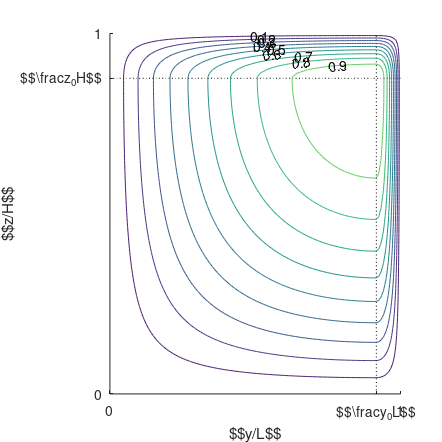

The MATLAB source for this figure:
function displayPsi(y0,z0)
%UNTITLED2 Summary of this function goes here
%   Detailed explanation goes here
textwidth = 16.06;
close all;

H = 1;
L = 1;
PSI = 1;

if nargin < 2
    y0 = 11/12;
    z0 = 3.5/4;
end

ytick = [0 y0 1];
ztick = [0 z0 1];
yticklab = {'0','$$\frac{y_0}{L}$$','1'};
zticklab = {'0','$$\frac{z_0}{H}$$','1'};

y = linspace(0,1,120);
z = linspace(0,1,100);
[Y,Z] = meshgrid(y,z);
Psi = psi(Y,Z);

% fig = figure('units','centimeters','position',[10 10 textwidth textwidth]);
% set(gcf,'PaperPositionMode','auto')
% set(gcf,'Resize','off')
% set(gca,'xtick',ytick,'XTickLabel',yticklab)
% set(gca,'ytick',ztick,'YTickLabel',zticklab)
% hold on
% % contour(Y,Z,Psi,15)
% % contour(Y,Z,Psi,[0 0])
% surf(Y,Z,Psi,'LineStyle','none');
% [~,h] = contour(Y,Z,Psi,0:.1:1,'ShowText','on','TextStep',.5,'LabelSpacing',3000);
% h.ContourZLevel = -1.5;

figure('units','centimeters','position',[10 10 .7*textwidth .7*textwidth]);
set(gcf,'PaperPositionMode','auto')
% set(gcf,'Resize','off')
set(gca,'xtick',ytick,'XTickLabel',yticklab)
set(gca,'ytick',ztick,'YTickLabel',zticklab)
hold on
plot(y,z0*ones(size(y)),':k');
plot(y0*ones(size(z)),z,':k');
contour(Y,Z,Psi,0:.1:1,'ShowText','on','LabelSpacing',3000);
caxis([0 1.2])
xlabel('$$y/L$$');
% xlabel('$$\frac{y}{L}$$');
ylabel('$$z/H$$');
% ylabel('$$\frac{z}{H}$$');
% colormap(gray)






    function PHI = phi(x,x0)
        PHI = x.*(2.*x0-x)./(x0.^2);
    end

    function Psi = psi(y,z)
        byl = y < y0;
        byu = y > y0;
        by = y == y0;
        bzl = z < z0;
        bzu = z > z0;
        bz = z == z0;
        Psi = PSI*(byl.*bzl.*phi(y,y0).*phi(z,z0)...
            + byl.*bzu.*phi(y,y0).*phi(H-z,H-z0)...
            + byu.*bzu.*phi(L-y,L-y0).*phi(H-z,H-z0)...
            + byu.*bzl.*phi(L-y,L-y0).*phi(z,z0)...
            + by.*bzl.*phi(z,z0)...
            + by.*bzu.*phi(H-z,H-z0)...
            + byl.*bz.*phi(y,y0)...
            + byu.*bz.*phi(L-y,L-y0)...
            + by.*bz);
    end
end
